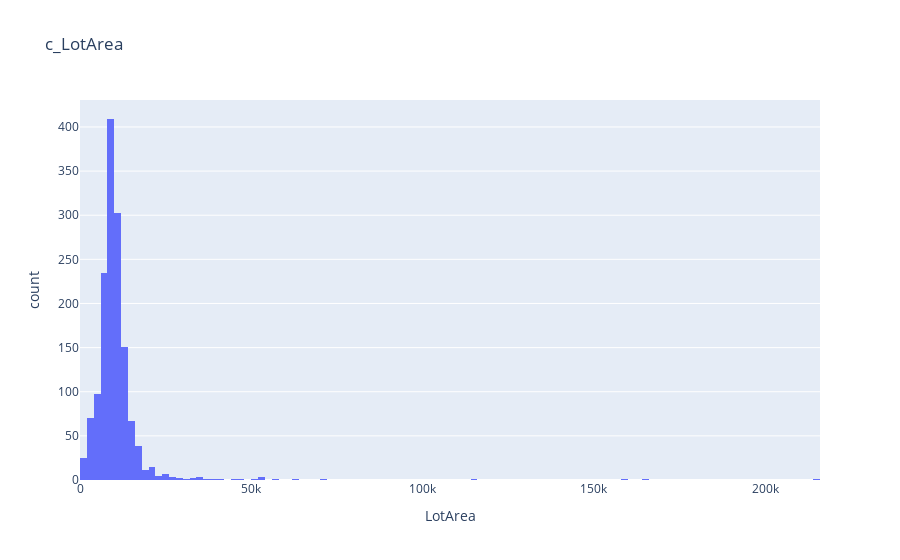

Notebook code cell kept with this figure:
### Code cell
fig

### Figure 1 — Plotly figure (JSON) as saved in the notebook; plotly's stock layout.template omitted (floating-point values rounded to 4 significant figures; data arrays with more than 128 entries replaced by an {"elided": "..."} marker saying what was removed)
{"data": [{"alignmentgroup": "True", "bingroup": "x", "hovertemplate": "LotArea=%{x}<br>count=%{y}<extra></extra>", "legendgroup": "", "marker": {"color": "#636efa", "pattern": {"shape": ""}}, "name": "", "offsetgroup": "", "orientation": "v", "showlegend": false, "type": "histogram", "x": {"elided": "1460 int values"}, "xaxis": "x", "yaxis": "y"}], "layout": {"barmode": "relative", "legend": {"tracegroupgap": 0}, "title": {"text": "c_LotArea"}, "xaxis": {"anchor": "y", "domain": [0, 1], "title": {"text": "LotArea"}}, "yaxis": {"anchor": "x", "domain": [0, 1], "title": {"text": "count"}}}}
